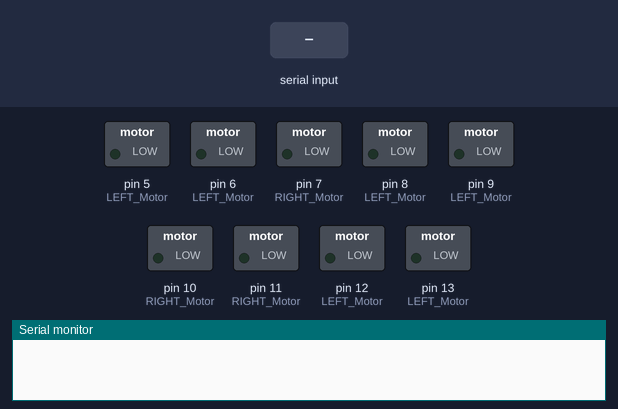
A sketch run on a simulated Arduino Uno, built with avr-gcc and run on an emulated ATmega328P. Shown: switched loads named in the sketch (green lamp = pin HIGH), the last lines printed to the serial monitor. The inputs (shaded band) are chosen by the test bench.

Above: at 1.2 s.
1.3 s: "1" received over Serial
At 1.9 s:
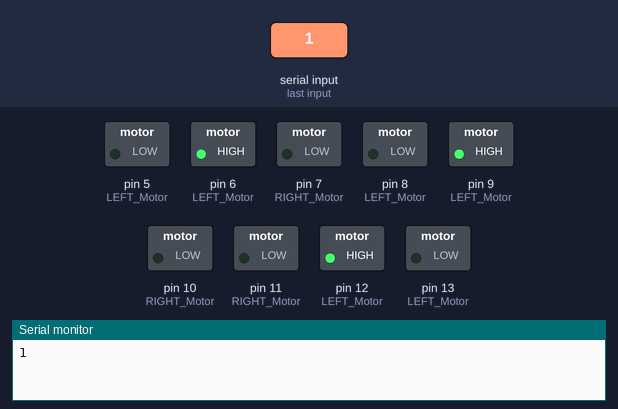
4.3 s: "Z" received over Serial
At 6.9 s:
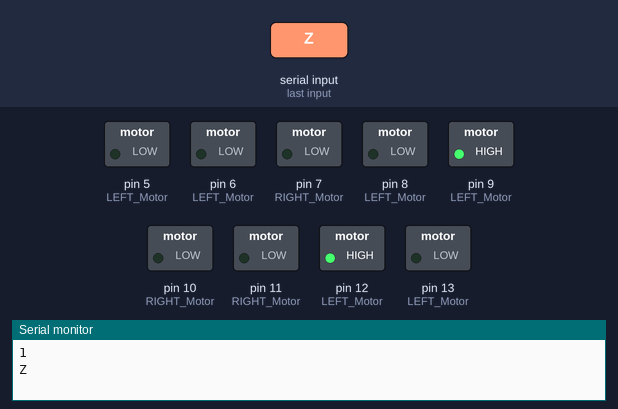
7.3 s: "R" received over Serial
At 7.6 s:
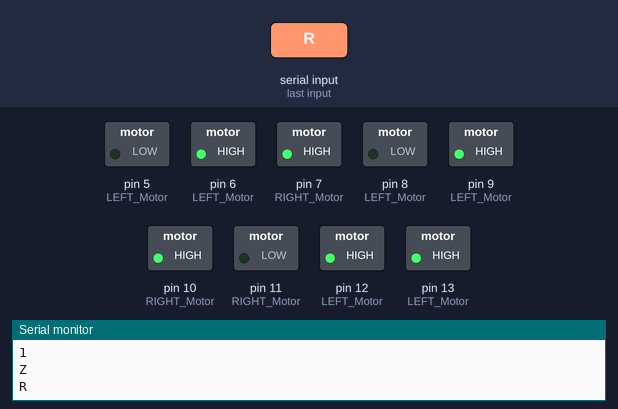
8.8 s: "W" received over Serial
At 10.0 s:
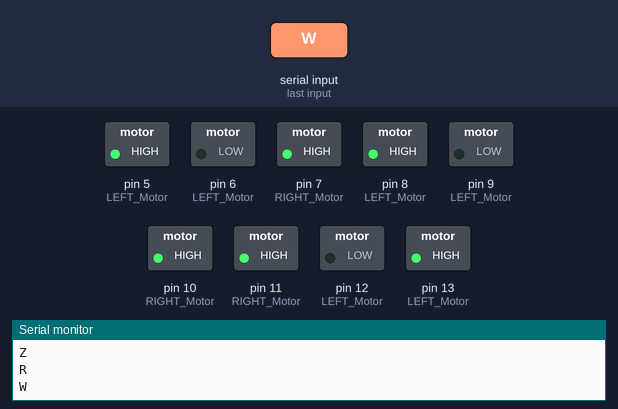
10.3 s: "Z" received over Serial
At 12.6 s:
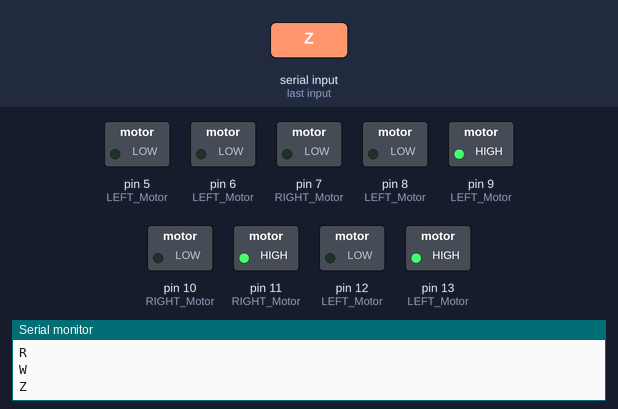
Timing chart, 0 to 14.1 s (numbered marks = the images above; inputs shaded):
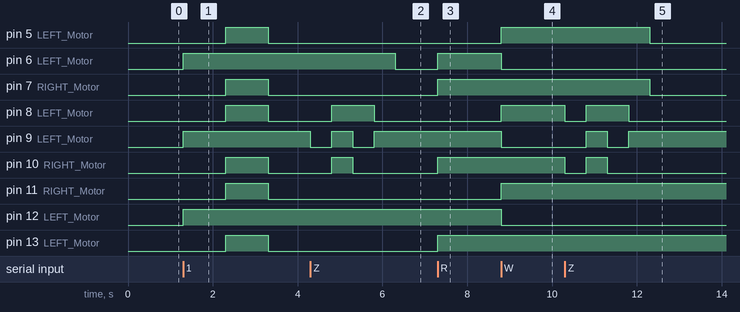

Measured:
- after the input at 1.3 s, pin 5 (LEFT_Motor), pin 7 (RIGHT_Motor), pin 8 (LEFT_Motor), pin 10 (RIGHT_Motor), pin 11 (RIGHT_Motor), pin 13 (LEFT_Motor): LOW → HIGH after 1.0 s, → LOW 1.0 s later; pin 6 (LEFT_Motor), pin 9 (LEFT_Motor), pin 12 (LEFT_Motor): LOW → HIGH at once
- after the input at 4.3 s, pin 6 (LEFT_Motor): HIGH → LOW after 2.0 s; pin 8 (LEFT_Motor): LOW → HIGH after 0.50 s, → LOW 1.0 s later; pin 9 (LEFT_Motor): alternates HIGH for 0.50 s and LOW for 0.50 s, 4 changes in all, then stays HIGH, starting at once; pin 10 (RIGHT_Motor): LOW → HIGH after 0.50 s, → LOW 0.50 s later
- after the input at 7.3 s, pin 6 (LEFT_Motor), pin 7 (RIGHT_Motor), pin 10 (RIGHT_Motor), pin 13 (LEFT_Motor): LOW → HIGH at once
- after the input at 8.8 s, pin 5 (LEFT_Motor), pin 8 (LEFT_Motor), pin 11 (RIGHT_Motor): LOW → HIGH at once; pin 6 (LEFT_Motor), pin 9 (LEFT_Motor), pin 12 (LEFT_Motor): HIGH → LOW at once
- after the input at 10.3 s, pin 5 (LEFT_Motor), pin 7 (RIGHT_Motor): HIGH → LOW after 2.0 s; pin 8 (LEFT_Motor): HIGH → LOW at once, → HIGH 0.50 s later, → LOW 1.0 s later; pin 9 (LEFT_Motor): LOW → HIGH after 0.50 s, → LOW 0.50 s later, → HIGH 0.50 s later; pin 10 (RIGHT_Motor): HIGH → LOW at once, → HIGH 0.50 s later, → LOW 0.50 s later

The sketch:

RGB_control.ino
```cpp
/*
Arduino Turn LED On/Off using Serial Commands
Created April 22, 2015
Abhishek kumar Jha (Madhubani, India)

It's a simple sketch which waits for a character on serial
and in case of a desirable character, it turns an LED on/off.

Possible string values:
a (to turn the LED on)
b (tor turn the LED off)
*/

char junk;
String inputString="";

void setup()                    // run once, when the sketch starts
{
 Serial.begin(9600);     // set the baud rate to 9600, same should be of your Serial Monitor
   pinMode(5, OUTPUT); //LEFT_Motor
   pinMode(6, OUTPUT);//LEFT_Motor
   pinMode(7, OUTPUT);//RIGHT_Motor
   pinMode(8, OUTPUT); //LEFT_Motor
   pinMode(9, OUTPUT);//LEFT_Motor
   pinMode(10, OUTPUT);//RIGHT_Motor
   pinMode(11, OUTPUT);//RIGHT_Motor
   pinMode(12, OUTPUT); //LEFT_Motor
   pinMode(13, OUTPUT);//LEFT_Motor

}

void loop()
{
  if(Serial.available())
  {
    while(Serial.available()){

      char inChar = (char)Serial.read(); //read the input
      inputString += inChar;        //make a string of the characters coming on serial
    }


    Serial.println(inputString);
    while (Serial.available() > 0)
   {

      junk = Serial.read() ;
    }      // clear the serial buffer

      if(inputString == "1"){         //in case of 'a' turn the LED on
      digitalWrite(5,  LOW);
      digitalWrite(6, HIGH);
      digitalWrite(7, LOW);
      //=============================
      digitalWrite(8,  LOW);
      digitalWrite(9, HIGH);
      digitalWrite(10, LOW);
      //=============================
      digitalWrite(11,  LOW);
      digitalWrite(12, HIGH);
      digitalWrite(13, LOW);
      delay(1000);

       digitalWrite(5,  HIGH);
      digitalWrite(6, HIGH);
      digitalWrite(7, HIGH);
      //=============================
      digitalWrite(8,  HIGH);
      digitalWrite(9, HIGH);
      digitalWrite(10, HIGH);
      //=============================
      digitalWrite(11, HIGH);
      digitalWrite(12, HIGH);
      digitalWrite(13, HIGH);
      delay(1000);
       digitalWrite(5,  LOW);
      digitalWrite(6, HIGH);
      digitalWrite(7, LOW);
      //=============================
      digitalWrite(8,  LOW);
      digitalWrite(9, HIGH);
      digitalWrite(10, LOW);
      //=============================
      digitalWrite(11,  LOW);
      digitalWrite(12, HIGH);
      digitalWrite(13, LOW);
      delay(1000);
      //digitalWrite(12, LOW);

    }
      if(inputString == "B"){         //in case of 'a' turn the LED on
       digitalWrite(5, HIGH);
      digitalWrite(6,  HIGH);
      digitalWrite(7,  HIGH);
      //=============================
      digitalWrite(8,  HIGH);
      digitalWrite(9,  HIGH);
      digitalWrite(10, HIGH);
      //=============================
      digitalWrite(11, HIGH);
      digitalWrite(12, HIGH);
      digitalWrite(13, HIGH);
      //digitalWrite(12, HIGH);


    }

      if(inputString == "Z"){         //in case of 'a' turn the LED on
       digitalWrite(8, LOW);
       digitalWrite(9,  LOW);
       digitalWrite(10,  LOW);
       delay(500);
       digitalWrite(8, HIGH);
      digitalWrite(9,  HIGH);
      digitalWrite(10,  HIGH);
      delay(500);
      digitalWrite(8, HIGH);
      digitalWrite(9,  LOW);
      digitalWrite(10,  LOW);
      delay(500);
      digitalWrite(8, LOW);
      digitalWrite(9,  HIGH);
      digitalWrite(10,  LOW);
      delay(500);
        digitalWrite(5, LOW);
      digitalWrite(6,  LOW);
      digitalWrite(7,  LOW);


      }


      if(inputString == "G"){         //in case of 'a' turn the LED on
       digitalWrite(5,LOW);
      digitalWrite(6, LOW);
      digitalWrite(7, LOW);
      //=============================
      digitalWrite(8,  LOW);
      digitalWrite(9, LOW);
      digitalWrite(10, LOW);
      //=============================
      digitalWrite(11,  LOW);
      digitalWrite(12, LOW);
      digitalWrite(13, LOW);

    }

      if(inputString == "R"){         //in case of 'a' turn the LED on
      digitalWrite(5,  LOW);
      digitalWrite(6, HIGH);
      digitalWrite(7, HIGH);
      //=============================
      digitalWrite(8,  LOW);
      digitalWrite(9, HIGH);
      digitalWrite(10, HIGH);
      //=============================
      digitalWrite(11,  LOW);
      digitalWrite(12, HIGH);
      digitalWrite(13, HIGH);
    }

    else if(inputString == "W"){   //incase of 'b' turn the LED off
      digitalWrite(5,  HIGH);
      digitalWrite(6, LOW);
      digitalWrite(7, HIGH);
      //=============================
      digitalWrite(8,  HIGH);
      digitalWrite(9, LOW);
      digitalWrite(10, HIGH);
      //=============================
      digitalWrite(11,  HIGH);
      digitalWrite(12, LOW);
      digitalWrite(13, HIGH);
      //digitalWrite(12, HIGH);
    }
    inputString = "";
  }
}
```
